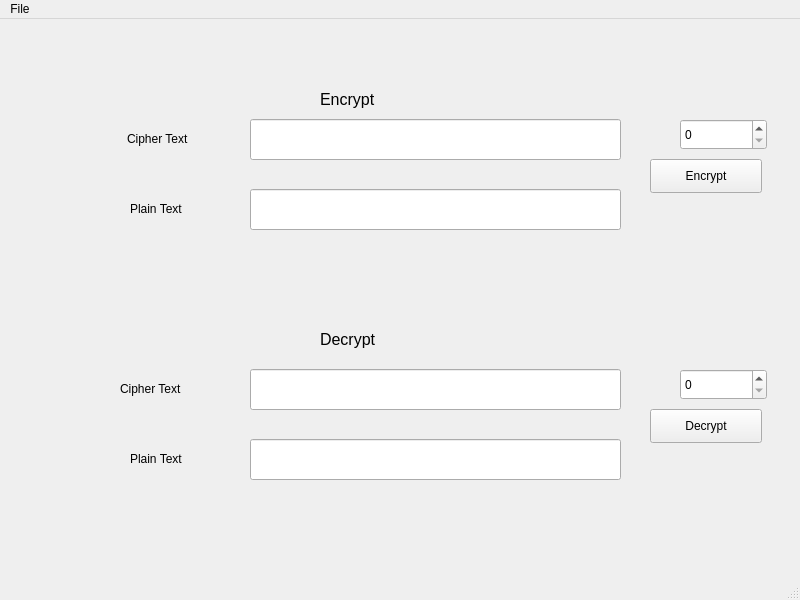
<?xml version="1.0" encoding="UTF-8"?>
<ui version="4.0">
 <class>MainWindow</class>
 <widget class="QMainWindow" name="MainWindow">
  <property name="geometry">
   <rect>
    <x>0</x>
    <y>0</y>
    <width>800</width>
    <height>600</height>
   </rect>
  </property>
  <property name="windowTitle">
   <string>MainWindow</string>
  </property>
  <property name="styleSheet">
   <string notr="true">
QToolTip {
    border: 1px solid #76797C;
    background-color: #5A7566;
    color: white;
    padding: 0px;                /*remove padding, for fix combobox tooltip.*/
    opacity: 200;
}

QWidget {
    color: #eff0f1;
    background-color: #31363b;
    selection-background-color: #3daee9;
    selection-color: #eff0f1;
    background-clip: border;
    border-image: none;
    border: 0px transparent black;
    outline: 0;
}

QWidget:item:hover {
    background-color: #18465d;
    color: #eff0f1;
}

QWidget:item:selected {
    background-color: #18465d;
}

QCheckBox {
    spacing: 5px;
    outline: none;
    color: #eff0f1;
    margin-bottom: 2px;
}

QCheckBox:disabled {
    color: #76797C;
}

QCheckBox::indicator,
QGroupBox::indicator {
    width: 18px;
    height: 18px;
}

QGroupBox::indicator {
    margin-left: 2px;
}

QCheckBox::indicator:unchecked,
QGroupBox::indicator:unchecked {
    image: url(:/qss_icons/rc/checkbox_unchecked.png);
}

QCheckBox::indicator:unchecked:hover,
QCheckBox::indicator:unchecked:focus,
QCheckBox::indicator:unchecked:pressed,
QGroupBox::indicator:unchecked:hover,
QGroupBox::indicator:unchecked:focus,
QGroupBox::indicator:unchecked:pressed {
    border: none;
    image: url(:/qss_icons/rc/checkbox_unchecked_focus.png);
}

QCheckBox::indicator:checked,
QGroupBox::indicator:checked {
    image: url(:/qss_icons/rc/checkbox_checked.png);
}

QCheckBox::indicator:checked:hover,
QCheckBox::indicator:checked:focus,
QCheckBox::indicator:checked:pressed,
QGroupBox::indicator:checked:hover,
QGroupBox::indicator:checked:focus,
QGroupBox::indicator:checked:pressed {
    border: none;
    image: url(:/qss_icons/rc/checkbox_checked_focus.png);
}

QCheckBox::indicator:indeterminate {
    image: url(:/qss_icons/rc/checkbox_indeterminate.png);
}

QCheckBox::indicator:indeterminate:focus,
QCheckBox::indicator:indeterminate:hover,
QCheckBox::indicator:indeterminate:pressed {
    image: url(:/qss_icons/rc/checkbox_indeterminate_focus.png);
}

QCheckBox::indicator:checked:disabled,
QGroupBox::indicator:checked:disabled {
    image: url(:/qss_icons/rc/checkbox_checked_disabled.png);
}

QCheckBox::indicator:unchecked:disabled,
QGroupBox::indicator:unchecked:disabled {
    image: url(:/qss_icons/rc/checkbox_unchecked_disabled.png);
}

QRadioButton {
    spacing: 5px;
    outline: none;
    color: #eff0f1;
    margin-bottom: 2px;
}

QRadioButton:disabled {
    color: #76797C;
}

QRadioButton::indicator {
    width: 21px;
    height: 21px;
}

QRadioButton::indicator:unchecked {
    image: url(:/qss_icons/rc/radio_unchecked.png);
}

QRadioButton::indicator:unchecked:hover,
QRadioButton::indicator:unchecked:focus,
QRadioButton::indicator:unchecked:pressed {
    border: none;
    outline: none;
    image: url(:/qss_icons/rc/radio_unchecked_focus.png);
}

QRadioButton::indicator:checked {
    border: none;
    outline: none;
    image: url(:/qss_icons/rc/radio_checked.png);
}

QRadioButton::indicator:checked:hover,
QRadioButton::indicator:checked:focus,
QRadioButton::indicator:checked:pressed {
    border: none;
    outline: none;
    image: url(:/qss_icons/rc/radio_checked_focus.png);
}

QRadioButton::indicator:checked:disabled {
    outline: none;
    image: url(:/qss_icons/rc/radio_checked_disabled.png);
}

QRadioButton::indicator:unchecked:disabled {
    image: url(:/qss_icons/rc/radio_unchecked_disabled.png);
}

QMenuBar {
    background-color: #31363b;
    color: #eff0f1;
}

QMenuBar::item {
    background: transparent;
}

QMenuBar::item:selected {
    background: transparent;
    border: 1px solid #76797C;
}

QMenuBar::item:pressed {
    border: 1px solid #76797C;
    background-color: #3daee9;
    color: #eff0f1;
    margin-bottom: -1px;
    padding-bottom: 1px;
}

QMenu {
    border: 1px solid #76797C;
    color: #eff0f1;
    margin: 2px;
}

QMenu::icon {
    margin: 5px;
}

QMenu::item {
    padding: 5px 30px 5px 30px;
    border: 1px solid transparent;
    /* reserve space for selection border */
}

QMenu::item:selected {
    color: #eff0f1;
}

QMenu::separator {
    height: 2px;
    background: lightblue;
    margin-left: 10px;
    margin-right: 5px;
}

QMenu::indicator {
    width: 18px;
    height: 18px;
}


/* non-exclusive indicator = check box style indicator
   (see QActionGroup::setExclusive) */

QMenu::indicator:non-exclusive:unchecked {
    image: url(:/qss_icons/rc/checkbox_unchecked.png);
}

QMenu::indicator:non-exclusive:unchecked:selected {
    image: url(:/qss_icons/rc/checkbox_unchecked_disabled.png);
}

QMenu::indicator:non-exclusive:checked {
    image: url(:/qss_icons/rc/checkbox_checked.png);
}

QMenu::indicator:non-exclusive:checked:selected {
    image: url(:/qss_icons/rc/checkbox_checked_disabled.png);
}


/* exclusive indicator = radio button style indicator (see QActionGroup::setExclusive) */

QMenu::indicator:exclusive:unchecked {
    image: url(:/qss_icons/rc/radio_unchecked.png);
}

QMenu::indicator:exclusive:unchecked:selected {
    image: url(:/qss_icons/rc/radio_unchecked_disabled.png);
}

QMenu::indicator:exclusive:checked {
    image: url(:/qss_icons/rc/radio_checked.png);
}

QMenu::indicator:exclusive:checked:selected {
    image: url(:/qss_icons/rc/radio_checked_disabled.png);
}

QMenu::right-arrow {
    margin: 5px;
    image: url(:/qss_icons/rc/right_arrow.png)
}

QWidget:disabled {
    color: #454545;
    background-color: #31363b;
}

QAbstractItemView {
    alternate-background-color: #31363b;
    color: #eff0f1;
    border: 1px solid #3A3939;
    border-radius: 2px;
}

QWidget:focus,
QMenuBar:focus {
    border: 1px solid #3daee9;
}

QTabWidget:focus,
QCheckBox:focus,
QRadioButton:focus,
QSlider:focus {
    border: none;
}

QLineEdit {
    background-color: #232629;
    padding: 5px;
    border-style: solid;
    border: 1px solid #76797C;
    border-radius: 2px;
    color: #eff0f1;
}

QAbstractItemView QLineEdit {
    padding: 0;
}

QGroupBox {
    border: 1px solid #76797C;
    border-radius: 2px;
    margin-top: 20px;
}

QGroupBox::title {
    subcontrol-origin: margin;
    subcontrol-position: top center;
    padding-left: 10px;
    padding-right: 10px;
    padding-top: 10px;
}

QAbstractScrollArea {
    border-radius: 2px;
    border: 1px solid #76797C;
    background-color: transparent;
}

QScrollBar:horizontal {
    height: 15px;
    margin: 3px 15px 3px 15px;
    border: 1px transparent #2A2929;
    border-radius: 4px;
    background-color: #2A2929;
}

QScrollBar::handle:horizontal {
    background-color: #605F5F;
    min-width: 5px;
    border-radius: 4px;
}

QScrollBar::add-line:horizontal {
    margin: 0px 3px 0px 3px;
    border-image: url(:/qss_icons/rc/right_arrow_disabled.png);
    width: 10px;
    height: 10px;
    subcontrol-position: right;
    subcontrol-origin: margin;
}

QScrollBar::sub-line:horizontal {
    margin: 0px 3px 0px 3px;
    border-image: url(:/qss_icons/rc/left_arrow_disabled.png);
    height: 10px;
    width: 10px;
    subcontrol-position: left;
    subcontrol-origin: margin;
}

QScrollBar::add-line:horizontal:hover,
QScrollBar::add-line:horizontal:on {
    border-image: url(:/qss_icons/rc/right_arrow.png);
    height: 10px;
    width: 10px;
    subcontrol-position: right;
    subcontrol-origin: margin;
}

QScrollBar::sub-line:horizontal:hover,
QScrollBar::sub-line:horizontal:on {
    border-image: url(:/qss_icons/rc/left_arrow.png);
    height: 10px;
    width: 10px;
    subcontrol-position: left;
    subcontrol-origin: margin;
}

QScrollBar::up-arrow:horizontal,
QScrollBar::down-arrow:horizontal {
    background: none;
}

QScrollBar::add-page:horizontal,
QScrollBar::sub-page:horizontal {
    background: none;
}

QScrollBar:vertical {
    background-color: #2A2929;
    width: 15px;
    margin: 15px 3px 15px 3px;
    border: 1px transparent #2A2929;
    border-radius: 4px;
}

QScrollBar::handle:vertical {
    background-color: #605F5F;
    min-height: 5px;
    border-radius: 4px;
}

QScrollBar::sub-line:vertical {
    margin: 3px 0px 3px 0px;
    border-image: url(:/qss_icons/rc/up_arrow_disabled.png);
    height: 10px;
    width: 10px;
    subcontrol-position: top;
    subcontrol-origin: margin;
}

QScrollBar::add-line:vertical {
    margin: 3px 0px 3px 0px;
    border-image: url(:/qss_icons/rc/down_arrow_disabled.png);
    height: 10px;
    width: 10px;
    subcontrol-position: bottom;
    subcontrol-origin: margin;
}

QScrollBar::sub-line:vertical:hover,
QScrollBar::sub-line:vertical:on {
    border-image: url(:/qss_icons/rc/up_arrow.png);
    height: 10px;
    width: 10px;
    subcontrol-position: top;
    subcontrol-origin: margin;
}

QScrollBar::add-line:vertical:hover,
QScrollBar::add-line:vertical:on {
    border-image: url(:/qss_icons/rc/down_arrow.png);
    height: 10px;
    width: 10px;
    subcontrol-position: bottom;
    subcontrol-origin: margin;
}

QScrollBar::up-arrow:vertical,
QScrollBar::down-arrow:vertical {
    background: none;
}

QScrollBar::add-page:vertical,
QScrollBar::sub-page:vertical {
    background: none;
}

QTextEdit {
    background-color: #232629;
    color: #eff0f1;
    border: 1px solid #76797C;
}

QPlainTextEdit {
    background-color: #232629;
    ;
    color: #eff0f1;
    border-radius: 2px;
    border: 1px solid #76797C;
}

QHeaderView::section {
    background-color: #76797C;
    color: #eff0f1;
    padding: 5px;
    border: 1px solid #76797C;
}

QSizeGrip {
    image: url(:/qss_icons/rc/sizegrip.png);
    width: 12px;
    height: 12px;
}

QMainWindow::separator {
    background-color: #31363b;
    color: white;
    padding-left: 4px;
    spacing: 2px;
    border: 1px dashed #76797C;
}

QMainWindow::separator:hover {
    background-color: #787876;
    color: white;
    padding-left: 4px;
    border: 1px solid #76797C;
    spacing: 2px;
}

QMenu::separator {
    height: 1px;
    background-color: #76797C;
    color: white;
    padding-left: 4px;
    margin-left: 10px;
    margin-right: 5px;
}

QFrame {
    border-radius: 2px;
    border: 1px solid #76797C;
}

QFrame[frameShape=&quot;0&quot;] {
    border-radius: 2px;
    border: 1px transparent #76797C;
}

QStackedWidget {
    border: 1px transparent black;
}

QToolBar {
    border: 1px transparent #393838;
    background: 1px solid #31363b;
    font-weight: bold;
}

QToolBar::handle:horizontal {
    image: url(:/qss_icons/rc/Hmovetoolbar.png);
}

QToolBar::handle:vertical {
    image: url(:/qss_icons/rc/Vmovetoolbar.png);
}

QToolBar::separator:horizontal {
    image: url(:/qss_icons/rc/Hsepartoolbar.png);
}

QToolBar::separator:vertical {
    image: url(:/qss_icons/rc/Vsepartoolbar.png);
}

QToolButton#qt_toolbar_ext_button {
    background: #58595a
}

QPushButton {
    color: #eff0f1;
    background-color: #31363b;
    border-width: 1px;
    border-color: #76797C;
    border-style: solid;
    padding: 5px;
    border-radius: 2px;
    outline: none;
}

QPushButton:disabled {
    background-color: #31363b;
    border-width: 1px;
    border-color: #454545;
    border-style: solid;
    padding-top: 5px;
    padding-bottom: 5px;
    padding-left: 10px;
    padding-right: 10px;
    border-radius: 2px;
    color: #454545;
}

QPushButton:focus {
    background-color: #3daee9;
    color: white;
}

QPushButton:pressed {
    background-color: #3daee9;
    padding-top: -15px;
    padding-bottom: -17px;
}

QComboBox {
    selection-background-color: #3daee9;
    border-style: solid;
    border: 1px solid #76797C;
    border-radius: 2px;
    padding: 5px;
    min-width: 75px;
}

QPushButton:checked {
    background-color: #76797C;
    border-color: #6A6969;
}

QComboBox:hover,
QPushButton:hover,
QAbstractSpinBox:hover,
QLineEdit:hover,
QTextEdit:hover,
QPlainTextEdit:hover,
QAbstractView:hover,
QTreeView:hover {
    border: 1px solid #3daee9;
    color: #eff0f1;
}

QComboBox:on {
    padding-top: 3px;
    padding-left: 4px;
    selection-background-color: #4a4a4a;
}

QComboBox QAbstractItemView {
    background-color: #232629;
    border-radius: 2px;
    border: 1px solid #76797C;
    selection-background-color: #18465d;
}

QComboBox::drop-down {
    subcontrol-origin: padding;
    subcontrol-position: top right;
    width: 15px;
    border-left-width: 0px;
    border-left-color: darkgray;
    border-left-style: solid;
    border-top-right-radius: 3px;
    border-bottom-right-radius: 3px;
}

QComboBox::down-arrow {
    image: url(:/qss_icons/rc/down_arrow_disabled.png);
}

QComboBox::down-arrow:on,
QComboBox::down-arrow:hover,
QComboBox::down-arrow:focus {
    image: url(:/qss_icons/rc/down_arrow.png);
}

QAbstractSpinBox {
    padding: 5px;
    border: 1px solid #76797C;
    background-color: #232629;
    color: #eff0f1;
    border-radius: 2px;
    min-width: 75px;
}

QAbstractSpinBox:up-button {
    background-color: transparent;
    subcontrol-origin: border;
    subcontrol-position: center right;
}

QAbstractSpinBox:down-button {
    background-color: transparent;
    subcontrol-origin: border;
    subcontrol-position: center left;
}

QAbstractSpinBox::up-arrow,
QAbstractSpinBox::up-arrow:disabled,
QAbstractSpinBox::up-arrow:off {
    image: url(:/qss_icons/rc/up_arrow_disabled.png);
    width: 10px;
    height: 10px;
}

QAbstractSpinBox::up-arrow:hover {
    image: url(:/qss_icons/rc/up_arrow.png);
}

QAbstractSpinBox::down-arrow,
QAbstractSpinBox::down-arrow:disabled,
QAbstractSpinBox::down-arrow:off {
    image: url(:/qss_icons/rc/down_arrow_disabled.png);
    width: 10px;
    height: 10px;
}

QAbstractSpinBox::down-arrow:hover {
    image: url(:/qss_icons/rc/down_arrow.png);
}

QLabel {
    border: 0px solid black;
}

QTabWidget {
    border: 0px transparent black;
}

QTabWidget::pane {
    border: 1px solid #76797C;
    padding: 5px;
    margin: 0px;
}

QTabWidget::tab-bar {
    /* left: 5px; move to the right by 5px */
}

QTabBar {
    qproperty-drawBase: 0;
    border-radius: 3px;
}

QTabBar:focus {
    border: 0px transparent black;
}

QTabBar::close-button {
    image: url(:/qss_icons/rc/close.png);
    background: transparent;
}

QTabBar::close-button:hover {
    image: url(:/qss_icons/rc/close-hover.png);
    background: transparent;
}

QTabBar::close-button:pressed {
    image: url(:/qss_icons/rc/close-pressed.png);
    background: transparent;
}


/* TOP TABS */

QTabBar::tab:top {
    color: #eff0f1;
    border: 1px solid #76797C;
    border-bottom: 1px transparent black;
    background-color: #31363b;
    padding: 5px;
    min-width: 50px;
    border-top-left-radius: 2px;
    border-top-right-radius: 2px;
}

QTabBar::tab:top:selected {
    color: #eff0f1;
    background-color: #54575B;
    border: 1px solid #76797C;
    border-bottom: 2px solid #3daee9;
    border-top-left-radius: 2px;
    border-top-right-radius: 2px;
}

QTabBar::tab:top:!selected:hover {
    background-color: #3daee9;
}


/* BOTTOM TABS */

QTabBar::tab:bottom {
    color: #eff0f1;
    border: 1px solid #76797C;
    border-top: 1px transparent black;
    background-color: #31363b;
    padding: 5px;
    border-bottom-left-radius: 2px;
    border-bottom-right-radius: 2px;
    min-width: 50px;
}

QTabBar::tab:bottom:selected {
    color: #eff0f1;
    background-color: #54575B;
    border: 1px solid #76797C;
    border-top: 2px solid #3daee9;
    border-bottom-left-radius: 2px;
    border-bottom-right-radius: 2px;
}

QTabBar::tab:bottom:!selected:hover {
    background-color: #3daee9;
}


/* LEFT TABS */

QTabBar::tab:left {
    color: #eff0f1;
    border: 1px solid #76797C;
    border-left: 1px transparent black;
    background-color: #31363b;
    padding: 5px;
    border-top-right-radius: 2px;
    border-bottom-right-radius: 2px;
    min-height: 50px;
}

QTabBar::tab:left:selected {
    color: #eff0f1;
    background-color: #54575B;
    border: 1px solid #76797C;
    border-left: 2px solid #3daee9;
    border-top-right-radius: 2px;
    border-bottom-right-radius: 2px;
}

QTabBar::tab:left:!selected:hover {
    background-color: #3daee9;
}


/* RIGHT TABS */

QTabBar::tab:right {
    color: #eff0f1;
    border: 1px solid #76797C;
    border-right: 1px transparent black;
    background-color: #31363b;
    padding: 5px;
    border-top-left-radius: 2px;
    border-bottom-left-radius: 2px;
    min-height: 50px;
}

QTabBar::tab:right:selected {
    color: #eff0f1;
    background-color: #54575B;
    border: 1px solid #76797C;
    border-right: 2px solid #3daee9;
    border-top-left-radius: 2px;
    border-bottom-left-radius: 2px;
}

QTabBar::tab:right:!selected:hover {
    background-color: #3daee9;
}

QTabBar QToolButton::right-arrow:enabled {
    image: url(:/qss_icons/rc/right_arrow.png);
}

QTabBar QToolButton::left-arrow:enabled {
    image: url(:/qss_icons/rc/left_arrow.png);
}

QTabBar QToolButton::right-arrow:disabled {
    image: url(:/qss_icons/rc/right_arrow_disabled.png);
}

QTabBar QToolButton::left-arrow:disabled {
    image: url(:/qss_icons/rc/left_arrow_disabled.png);
}

QDockWidget {
    background: #31363b;
    border: 1px solid #403F3F;
    titlebar-close-icon: url(:/qss_icons/rc/close.png);
    titlebar-normal-icon: url(:/qss_icons/rc/undock.png);
}

QDockWidget::close-button,
QDockWidget::float-button {
    border: 1px solid transparent;
    border-radius: 2px;
    background: transparent;
}

QDockWidget::close-button:hover,
QDockWidget::float-button:hover {
    background: rgba(255, 255, 255, 10);
}

QDockWidget::close-button:pressed,
QDockWidget::float-button:pressed {
    padding: 1px -1px -1px 1px;
    background: rgba(255, 255, 255, 10);
}

QTreeView,
QListView {
    border: 1px solid #76797C;
    background-color: #232629;
}

QTreeView:branch:selected,
QTreeView:branch:hover {
    background: url(:/qss_icons/rc/transparent.png);
}

QTreeView::branch:has-siblings:!adjoins-item {
    border-image: url(:/qss_icons/rc/transparent.png);
}

QTreeView::branch:has-siblings:adjoins-item {
    border-image: url(:/qss_icons/rc/transparent.png);
}

QTreeView::branch:!has-children:!has-siblings:adjoins-item {
    border-image: url(:/qss_icons/rc/transparent.png);
}

QTreeView::branch:has-children:!has-siblings:closed,
QTreeView::branch:closed:has-children:has-siblings {
    image: url(:/qss_icons/rc/branch_closed.png);
}

QTreeView::branch:open:has-children:!has-siblings,
QTreeView::branch:open:has-children:has-siblings {
    image: url(:/qss_icons/rc/branch_open.png);
}

QTreeView::branch:has-children:!has-siblings:closed:hover,
QTreeView::branch:closed:has-children:has-siblings:hover {
    image: url(:/qss_icons/rc/branch_closed-on.png);
}

QTreeView::branch:open:has-children:!has-siblings:hover,
QTreeView::branch:open:has-children:has-siblings:hover {
    image: url(:/qss_icons/rc/branch_open-on.png);
}

QListView::item:!selected:hover,
QTreeView::item:!selected:hover {
    background: #18465d;
    outline: 0;
    color: #eff0f1
}

QListView::item:selected:hover,
QTreeView::item:selected:hover {
    background: #287399;
    color: #eff0f1;
}

QTreeView::indicator:checked,
QListView::indicator:checked {
    image: url(:/qss_icons/rc/checkbox_checked.png);
}

QTreeView::indicator:unchecked,
QListView::indicator:unchecked {
    image: url(:/qss_icons/rc/checkbox_unchecked.png);
}

QTreeView::indicator:indeterminate,
QListView::indicator:indeterminate {
    image: url(:/qss_icons/rc/checkbox_indeterminate.png);
}

QTreeView::indicator:checked:hover,
QTreeView::indicator:checked:focus,
QTreeView::indicator:checked:pressed,
QListView::indicator:checked:hover,
QListView::indicator:checked:focus,
QListView::indicator:checked:pressed {
    image: url(:/qss_icons/rc/checkbox_checked_focus.png);
}

QTreeView::indicator:unchecked:hover,
QTreeView::indicator:unchecked:focus,
QTreeView::indicator:unchecked:pressed,
QListView::indicator:unchecked:hover,
QListView::indicator:unchecked:focus,
QListView::indicator:unchecked:pressed {
    image: url(:/qss_icons/rc/checkbox_unchecked_focus.png);
}

QTreeView::indicator:indeterminate:hover,
QTreeView::indicator:indeterminate:focus,
QTreeView::indicator:indeterminate:pressed,
QListView::indicator:indeterminate:hover,
QListView::indicator:indeterminate:focus,
QListView::indicator:indeterminate:pressed {
    image: url(:/qss_icons/rc/checkbox_indeterminate_focus.png);
}

QSlider::groove:horizontal {
    border: 1px solid #565a5e;
    height: 4px;
    background: #565a5e;
    margin: 0px;
    border-radius: 2px;
}

QSlider::handle:horizontal {
    background: #232629;
    border: 1px solid #565a5e;
    width: 16px;
    height: 16px;
    margin: -8px 0;
    border-radius: 9px;
}

QSlider::sub-page:horizontal {
    border: 1px solid #565a5e;
    height: 4px;
    background: #3daee9;
    margin: 0px;
    border-radius: 2px;
}

QSlider::groove:vertical {
    border: 1px solid #565a5e;
    width: 4px;
    background: #565a5e;
    margin: 0px;
    border-radius: 3px;
}

QSlider::handle:vertical {
    background: #232629;
    border: 1px solid #565a5e;
    width: 16px;
    height: 16px;
    margin: 0 -8px;
    border-radius: 9px;
}

QSlider::sub-page:vertical {
    border: 1px solid #565a5e;
    width: 4px;
    background: #3daee9;
    margin: 0px;
    border-radius: 3px;
}

QToolButton {
    background-color: transparent;
    border: 1px transparent #76797C;
    border-radius: 2px;
    margin: 3px;
    padding: 5px;
}

QToolButton[popupMode=&quot;1&quot;] {
    /* only for MenuButtonPopup */
    padding-right: 20px;
    /* make way for the popup button */
    border: 1px #76797C;
    border-radius: 5px;
}

QToolButton[popupMode=&quot;2&quot;] {
    /* only for InstantPopup */
    padding-right: 10px;
    /* make way for the popup button */
    border: 1px #76797C;
}

QToolButton:hover,
QToolButton::menu-button:hover {
    background-color: transparent;
    border: 1px solid #3daee9;
    padding: 5px;
}

QToolButton:checked,
QToolButton:pressed,
QToolButton::menu-button:pressed {
    background-color: #3daee9;
    border: 1px solid #3daee9;
    padding: 5px;
}


/* the subcontrol below is used only in the InstantPopup or DelayedPopup mode */

QToolButton::menu-indicator {
    image: url(:/qss_icons/rc/down_arrow.png);
    top: -7px;
    left: -2px;
    /* shift it a bit */
}


/* the subcontrols below are used only in the MenuButtonPopup mode */

QToolButton::menu-button {
    border: 1px transparent #76797C;
    border-top-right-radius: 6px;
    border-bottom-right-radius: 6px;
    /* 16px width + 4px for border = 20px allocated above */
    width: 16px;
    outline: none;
}

QToolButton::menu-arrow {
    image: url(:/qss_icons/rc/down_arrow.png);
}

QToolButton::menu-arrow:open {
    border: 1px solid #76797C;
}

QPushButton::menu-indicator {
    subcontrol-origin: padding;
    subcontrol-position: bottom right;
    left: 8px;
}

QTableView {
    border: 1px solid #76797C;
    gridline-color: #31363b;
    background-color: #232629;
}

QTableView,
QHeaderView {
    border-radius: 0px;
}

QTableView::item:pressed,
QListView::item:pressed,
QTreeView::item:pressed {
    background: #18465d;
    color: #eff0f1;
}

QTableView::item:selected:active,
QTreeView::item:selected:active,
QListView::item:selected:active {
    background: #287399;
    color: #eff0f1;
}

QHeaderView {
    background-color: #31363b;
    border: 1px transparent;
    border-radius: 0px;
    margin: 0px;
    padding: 0px;
}

QHeaderView::section {
    background-color: #31363b;
    color: #eff0f1;
    padding: 5px;
    border: 1px solid #76797C;
    border-radius: 0px;
    text-align: center;
}

QHeaderView::section::vertical::first,
QHeaderView::section::vertical::only-one {
    border-top: 1px solid #76797C;
}

QHeaderView::section::vertical {
    border-top: transparent;
}

QHeaderView::section::horizontal::first,
QHeaderView::section::horizontal::only-one {
    border-left: 1px solid #76797C;
}

QHeaderView::section::horizontal {
    border-left: transparent;
}

QHeaderView::section:checked {
    color: white;
    background-color: #334e5e;
}


/* style the sort indicator */

QHeaderView::down-arrow {
    image: url(:/qss_icons/rc/down_arrow.png);
}

QHeaderView::up-arrow {
    image: url(:/qss_icons/rc/up_arrow.png);
}

QTableCornerButton::section {
    background-color: #31363b;
    border: 1px transparent #76797C;
    border-radius: 0px;
}

QToolBox {
    padding: 5px;
    border: 1px transparent black;
}

QToolBox::tab {
    color: #eff0f1;
    background-color: #31363b;
    border: 1px solid #76797C;
    border-bottom: 1px transparent #31363b;
    border-top-left-radius: 5px;
    border-top-right-radius: 5px;
}

QToolBox::tab:selected {
    /* italicize selected tabs */
    font: italic;
    background-color: #31363b;
    border-color: #3daee9;
}

QStatusBar::item {
    border: 0px transparent dark;
}

QFrame[height=&quot;3&quot;],
QFrame[width=&quot;3&quot;] {
    background-color: #76797C;
}

QSplitter::handle {
    border: 1px dashed #76797C;
}

QSplitter::handle:hover {
    background-color: #787876;
    border: 1px solid #76797C;
}

QSplitter::handle:horizontal {
    width: 1px;
}

QSplitter::handle:vertical {
    height: 1px;
}

QProgressBar {
    border: 1px solid #76797C;
    border-radius: 5px;
    text-align: center;
}

QProgressBar::chunk {
    background-color: #05B8CC;
}

QDateEdit {
    selection-background-color: #3daee9;
    border-style: solid;
    border: 1px solid #3375A3;
    border-radius: 2px;
    padding: 1px;
    min-width: 75px;
}

QDateEdit:on {
    padding-top: 3px;
    padding-left: 4px;
    selection-background-color: #4a4a4a;
}

QDateEdit QAbstractItemView {
    background-color: #232629;
    border-radius: 2px;
    border: 1px solid #3375A3;
    selection-background-color: #3daee9;
}

QDateEdit::drop-down {
    subcontrol-origin: padding;
    subcontrol-position: top right;
    width: 15px;
    border-left-width: 0px;
    border-left-color: darkgray;
    border-left-style: solid;
    border-top-right-radius: 3px;
    border-bottom-right-radius: 3px;
}

QDateEdit::down-arrow {
    image: url(:/qss_icons/rc/down_arrow_disabled.png);
}

QDateEdit::down-arrow:on,
QDateEdit::down-arrow:hover,
QDateEdit::down-arrow:focus {
    image: url(:/qss_icons/rc/down_arrow.png);
}
</string>
  </property>
  <widget class="QWidget" name="centralwidget">
   <widget class="QLabel" name="label">
    <property name="geometry">
     <rect>
      <x>320</x>
      <y>40</y>
      <width>151</width>
      <height>81</height>
     </rect>
    </property>
    <property name="font">
     <font>
      <pointsize>12</pointsize>
     </font>
    </property>
    <property name="text">
     <string>Encrypt</string>
    </property>
   </widget>
   <widget class="QLabel" name="label_2">
    <property name="geometry">
     <rect>
      <x>320</x>
      <y>280</y>
      <width>151</width>
      <height>81</height>
     </rect>
    </property>
    <property name="font">
     <font>
      <pointsize>12</pointsize>
     </font>
    </property>
    <property name="text">
     <string>Decrypt</string>
    </property>
   </widget>
   <widget class="QLineEdit" name="lineEdit">
    <property name="geometry">
     <rect>
      <x>250</x>
      <y>350</y>
      <width>371</width>
      <height>41</height>
     </rect>
    </property>
   </widget>
   <widget class="QLineEdit" name="lineEdit_2">
    <property name="geometry">
     <rect>
      <x>250</x>
      <y>100</y>
      <width>371</width>
      <height>41</height>
     </rect>
    </property>
   </widget>
   <widget class="QLineEdit" name="lineEdit_3">
    <property name="geometry">
     <rect>
      <x>250</x>
      <y>420</y>
      <width>371</width>
      <height>41</height>
     </rect>
    </property>
   </widget>
   <widget class="QLineEdit" name="lineEdit_4">
    <property name="geometry">
     <rect>
      <x>250</x>
      <y>170</y>
      <width>371</width>
      <height>41</height>
     </rect>
    </property>
   </widget>
   <widget class="QPushButton" name="pushButton">
    <property name="geometry">
     <rect>
      <x>650</x>
      <y>140</y>
      <width>112</width>
      <height>34</height>
     </rect>
    </property>
    <property name="text">
     <string>Encrypt</string>
    </property>
   </widget>
   <widget class="QPushButton" name="pushButton_2">
    <property name="geometry">
     <rect>
      <x>650</x>
      <y>390</y>
      <width>112</width>
      <height>34</height>
     </rect>
    </property>
    <property name="text">
     <string>Decrypt</string>
    </property>
   </widget>
   <widget class="QLabel" name="label_3">
    <property name="geometry">
     <rect>
      <x>127</x>
      <y>110</y>
      <width>91</width>
      <height>20</height>
     </rect>
    </property>
    <property name="text">
     <string>Cipher Text</string>
    </property>
   </widget>
   <widget class="QLabel" name="label_4">
    <property name="geometry">
     <rect>
      <x>120</x>
      <y>360</y>
      <width>91</width>
      <height>20</height>
     </rect>
    </property>
    <property name="text">
     <string>Cipher Text</string>
    </property>
   </widget>
   <widget class="QLabel" name="label_5">
    <property name="geometry">
     <rect>
      <x>130</x>
      <y>430</y>
      <width>91</width>
      <height>20</height>
     </rect>
    </property>
    <property name="text">
     <string>Plain Text</string>
    </property>
   </widget>
   <widget class="QLabel" name="label_6">
    <property name="geometry">
     <rect>
      <x>130</x>
      <y>180</y>
      <width>91</width>
      <height>20</height>
     </rect>
    </property>
    <property name="text">
     <string>Plain Text</string>
    </property>
   </widget>
   <widget class="QSpinBox" name="spinBox">
    <property name="geometry">
     <rect>
      <x>680</x>
      <y>100</y>
      <width>87</width>
      <height>31</height>
     </rect>
    </property>
   </widget>
   <widget class="QSpinBox" name="spinBox_2">
    <property name="geometry">
     <rect>
      <x>680</x>
      <y>350</y>
      <width>87</width>
      <height>31</height>
     </rect>
    </property>
   </widget>
  </widget>
  <widget class="QStatusBar" name="statusbar"/>
  <widget class="QMenuBar" name="menuBar">
   <property name="geometry">
    <rect>
     <x>0</x>
     <y>0</y>
     <width>800</width>
     <height>31</height>
    </rect>
   </property>
   <widget class="QMenu" name="menuFile">
    <property name="title">
     <string>File</string>
    </property>
    <addaction name="actionExit"/>
   </widget>
   <addaction name="menuFile"/>
  </widget>
  <action name="actionExit">
   <property name="text">
    <string>Exit</string>
   </property>
  </action>
 </widget>
 <resources/>
 <connections/>
</ui>
